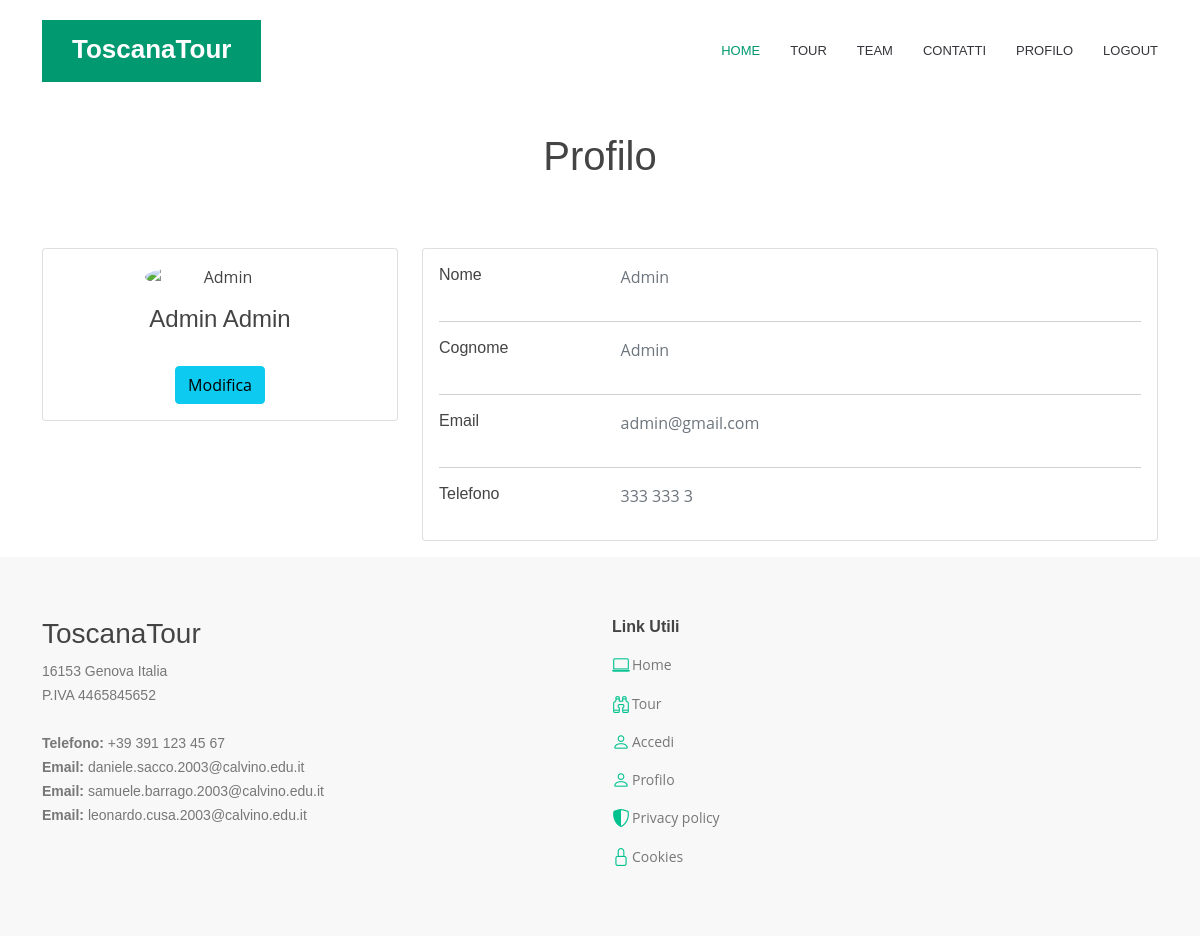
The page /profilo.php (signed in) on the database its author committed.
### tables this page shows
CREATE TABLE Utente(
id int AUTO_INCREMENT PRIMARY KEY,
nome varchar(255) NOT NULL,
cognome varchar(255) NOT NULL,
tel char(10) UNIQUE NOT NULL,
email varchar(255) UNIQUE NOT NULL,
password varchar(255) NOT NULL
);

### profilo.php (the view, shortened to what this page needs)
<?php
    require_once ('data.php');
    $sql = "SELECT * FROM Utente where email= '".$_SESSION['email']."'";
    $resultset = mysqli_query($conn, $sql) or die("database error:". mysqli_error($conn));
    if(mysqli_num_rows($resultset) > 0)
        {
            $row = mysqli_fetch_array($resultset);
        }
?>
<!DOCTYPE html>
<head>
</head>
<body>
  <?php include "includes/header.php"; ?>
<br><br><br>
  <section class="d-flex align-items-center">
    <div class="container text-center position-relative" data-aos="fade-in" data-aos-delay="200">
      <h1>Profilo</h1>
    </div>
  </section>
  <main id="main">
<div class="container">
    <div class="main-body">
          <div class="row gutters-sm">
            <div class="col-md-4 mb-3">
              <div class="card">
                <div class="card-body">
                  <div class="d-flex flex-column align-items-center text-center">
                    <img src="https://termoidraulicabassini.it/wp-content/uploads/2015/12/utente.png" alt="Admin" class="rounded-circle" width="150">
                    <div class="mt-3">
                      <h4><?php echo $row['nome'] . " " . $row['cognome'];?></h4><br>
                      <div class="row">
                        <div class="col-sm-12">
                          <a class="btn btn-info " target="__blank" href="">Modifica</a>
                        </div>
                      </div>
                    </div>
                  </div>
                </div>
              </div>
            </div>
            <div class="col-md-8">
              <div class="card mb-3">
                <div class="card-body">
                  <div class="row">
                    <div class="col-sm-3">
                      <h6 class="mb-0">Nome</h6>
                    </div>
                    <div class="col-sm-9 text-secondary">
                      <p><?php echo $row['nome']; ?></p>
                    </div>
                  </div>
                  <hr>
                  <div class="row">
                    <div class="col-sm-3">
                      <h6 class="mb-0">Cognome</h6>
                    </div>
                    <div class="col-sm-9 text-secondary">
                    <p><?php echo $row['cognome']; ?></p>
                    </div>
                  </div>
                  <hr>
                  <div class="row">
                    <div class="col-sm-3">
                      <h6 class="mb-0">Email</h6>
                    </div>
                    <div class="col-sm-9 text-secondary">
                    <p><?php echo $row['email']; ?></p>
                    </div>
                  </div>
                  <hr>
                  <div class="row">
                    <div class="col-sm-3">
                      <h6 class="mb-0">Telefono</h6>
                    </div>
                    <div class="col-sm-9 text-secondary">
                    <p><?php echo $row['tel']; ?></p>
                    </div>
                  </div>
                </div>
              </div>
            </div>
          </div>
        </div>
    </div>
    </main>
</body>
</html>

### css/style.css (style rules this page uses)
body { font-family: "Open Sans", sans-serif; color: #444444; }
a { color: #009970; text-decoration: none; }
h1, h2, h3, h4, h5, h6 { font-family: "Raleway", sans-serif; }
section { padding: 60px 0; overflow: hidden; }
#footer { color: #444444; font-size: 14px; background: #f1f0f2; position: relative; }
#footer .footer-top { padding: 60px 0 30px 0; background: #f9f8f9; }
#footer .footer-top .footer-contact { margin-bottom: 30px; }
#footer .footer-top .footer-contact p { font-size: 14px; line-height: 24px; margin-bottom: 0; font-family: "Raleway", sans-serif; color: #777777; }
#footer .footer-top h4 { font-size: 16px; font-weight: bold; color: #444444; position: relative; padding-bottom: 12px; }
#footer .footer-top .footer-links { margin-bottom: 30px; }
#footer .footer-top .footer-links ul { list-style: none; padding: 0; margin: 0; }
#footer .footer-top .footer-links ul i { padding-right: 2px; color: #00c28e; font-size: 18px; line-height: 1; }
#footer .footer-top .footer-links ul li { padding: 10px 0; display: flex; align-items: center; }
#footer .footer-top .footer-links ul li:first-child { padding-top: 0; }
#footer .footer-top .footer-links ul a { color: #777777; transition: 0.3s; display: inline-block; line-height: 1; }

### rows shown on the page
utente: nome "Admin", cognome "Admin", email "admin@gmail.com", tel "333 333 3"
